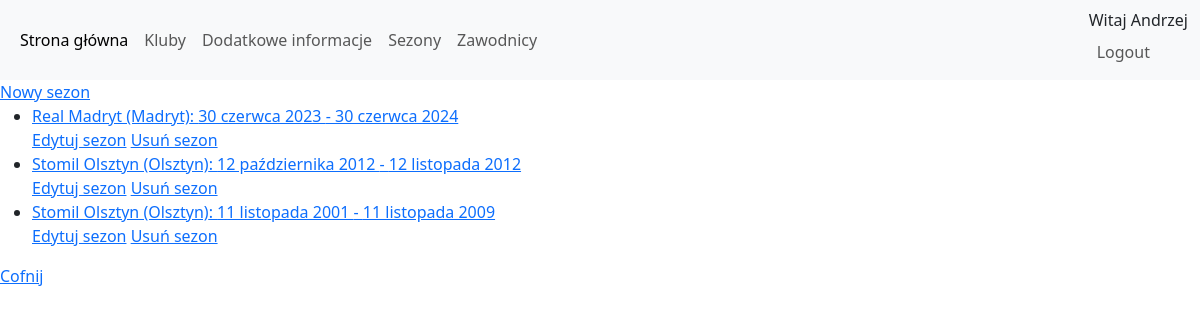
/kluby/portal/sezon_wszystkie/ (signed in), run on the app's committed database.
### kluby/models.py (models this page shows, shortened)
class Sezon(models.Model):
    opinia = models.TextField(default="", blank=True)
    start = models.DateField(null=True, blank=True)
    koniec = models.DateField(null=True, blank=True)
    klub = models.ForeignKey(Klub, on_delete=models.CASCADE, null=True, blank=True)

class Klub(models.Model):
    nazwa = models.CharField(max_length=64, blank=False, unique=True)
    miasto = models.CharField(max_length=64, blank=True, unique=False)
    rok_powstania = models.PositiveSmallIntegerField(null=True, blank=True)
    opis = models.TextField(default="")
    def __str__(self):
        return "{} ({})".format(self.nazwa, self.miasto)

### kluby/views.py (the view)
# urls.py: path('portal/sezon_wszystkie/', sezon_wszystkie, name='sezon_wszystkie'),
def sezon_wszystkie(request):
    sezon = Sezon.objects.all()
    context = {'sezony': sezon}
    return render(request, 'sezony/wszystkie.html', context)

### templates/sezony/wszystkie.html (shortened to what this page needs)
{% extends 'main/portal.html' %}
{% block strona %}
<a href="{% url 'sezon_nowy' %}">Nowy sezon</a>
{% if sezony %}
    <ul>
    {% for sezon in sezony %}
        <li><a href="/kluby/portal/sezon_szczegoly/{{ sezon.id }}/">{{ sezon.klub }}: {{ sezon.start }} - {{ sezon.koniec }}</a></li>
        <a href="/kluby/portal/sezon_edytuj/{{ sezon.id }}/" >Edytuj sezon</a>
        <a href="/kluby/portal/sezon_usun/{{ sezon.id }}/" >Usuń sezon</a>
    {% endfor %}
    </ul>
{% else %}
    <p>Brak sezonów.</p>
{% endif %}
<a href="{% url 'portal' %}">Cofnij</a>
{% endblock %}

### templates/main/portal.html (shortened to what this page needs)
{% extends 'main/glowny.html' %}
{% block nawigacja %}
<nav class="navbar navbar-expand-sm bg-light navbar-light">
  <div class="container-fluid">
    <ul class="navbar-nav">
      <li class="nav-item">
        <a class="nav-link active" href="/kluby/portal/">Strona główna</a>
      </li>
      <li class="nav-item">
        <a class="nav-link" href="/kluby/portal/klub_wszystkie/">Kluby</a>
      </li>
      <li class="nav-item">
        <a class="nav-link" href="/kluby/portal/extra_wszystkie/">Dodatkowe informacje</a>
      </li>
      <li class="nav-item">
        <a class="nav-link" href="/kluby/portal/sezon_wszystkie/">Sezony</a>
      </li>
       <li class="nav-item">
        <a class="nav-link" href="/kluby/portal/zawodnik_wszystkie/">Zawodnicy</a>
      </li>
    </ul>
    <ul class="nav navbar-nav navbar-right">
      {% if user.is_authenticated %}
      <li class="nav-item">
      <span>
      Witaj {{ user.username }}
      </span>
      <a class="nav-link" href="{% url 'logout' %}">Logout</a>
      </li>
      {% else %}
      <li class="nav-item">
      <a  class="nav-link" href="{% url 'login' %}">Login</a>
      </li>
      {% endif %}
    </ul>
  </div>
</nav>
{% endblock %}

### data on the page
Sezon: klub "Real Madryt (Madryt)", start "30 czerwca 2023", koniec "30 czerwca 2024"
Sezon: klub "Stomil Olsztyn (Olsztyn)", start "12 października 2012", koniec "12 listopada 2012"
Sezon: klub "Stomil Olsztyn (Olsztyn)", start "11 listopada 2001", koniec "11 listopada 2009"

### other printed values
{{ user.username }} "Andrzej"
